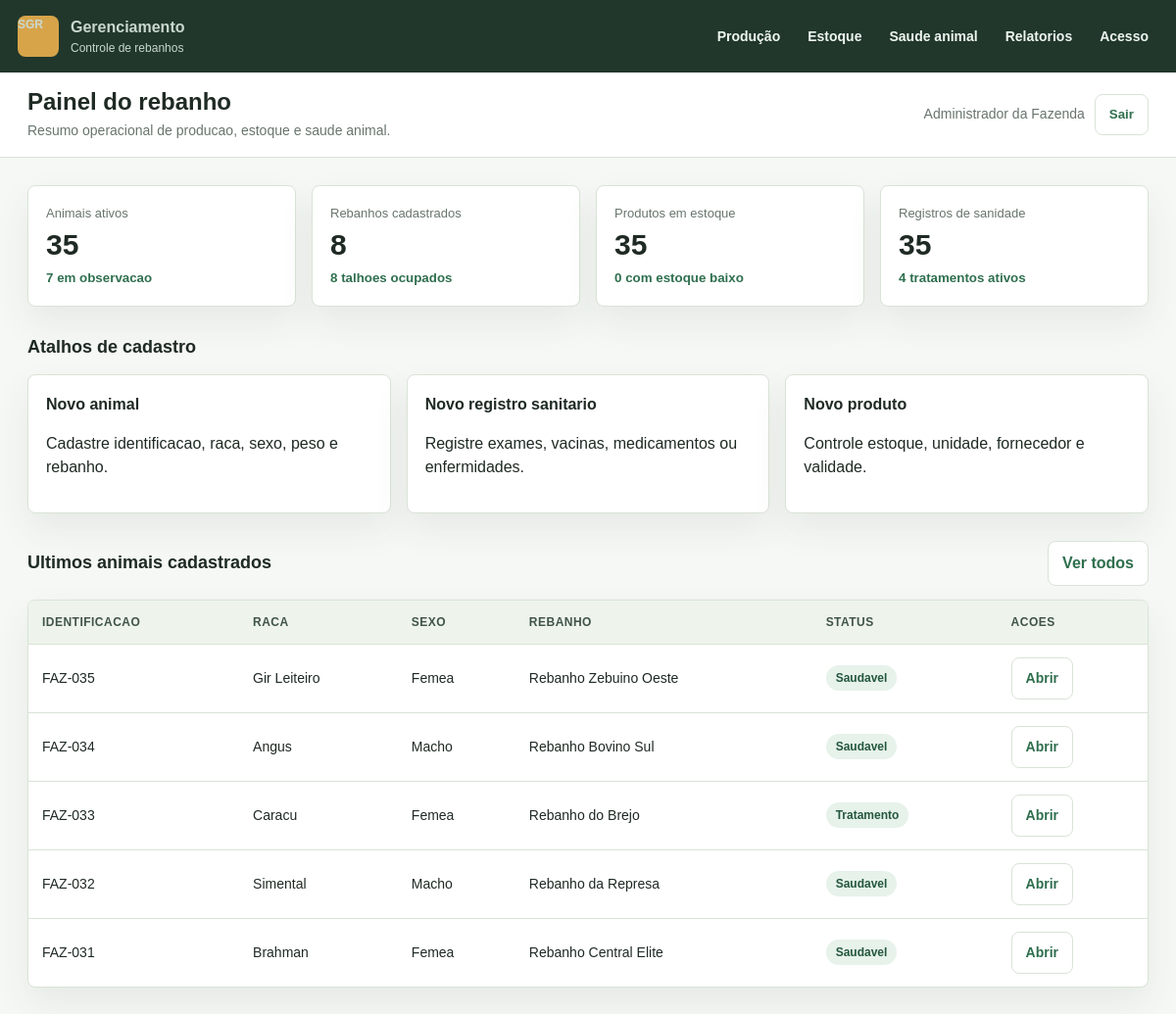
Screenshot of / (signed in) with the database file from the repository.
### rebanho/models.py (models this page shows, shortened)
class Usuario(AbstractUser):
    class TipoUsuario(models.TextChoices):
        ADMIN = 'ADMIN', 'Admin'
        USUARIO = 'USUARIO', 'Usuario'
    id_usuario = models.BigAutoField(primary_key=True)
    nome = models.CharField(max_length=150)
    email = models.EmailField(unique=True)
    tipo_usuario = models.CharField(
        max_length=20,
        choices=TipoUsuario.choices,
        default=TipoUsuario.USUARIO,
    )
    permissao = models.TextField(blank=True)
    data_cadastro = models.DateTimeField(auto_now_add=True)
    REQUIRED_FIELDS = ['nome', 'email']
    class Meta:
        verbose_name = 'Usuario'
        verbose_name_plural = 'Usuarios'
        ordering = ['nome']

class RegistroBase(models.Model):
    data_cadastro = models.DateTimeField(auto_now_add=True)
    ativo = models.BooleanField(default=True)
    class Meta:
        abstract = True

class Animal(RegistroBase):
    class Sexo(models.TextChoices):
        MACHO = 'Macho', 'Macho'
        FEMEA = 'Femea', 'Femea'
    class StatusSaude(models.TextChoices):
        SAUDAVEL = 'Saudavel', 'Saudavel'
        OBSERVACAO = 'Observacao', 'Observacao'
        TRATAMENTO = 'Tratamento', 'Tratamento'
        CRITICO = 'Critico', 'Critico'
    id_animal = models.BigAutoField(primary_key=True)
    rebanho = models.ForeignKey(
        Rebanho,
        on_delete=models.PROTECT,
        related_name='animais',
    )
    identificacao = models.CharField(max_length=80, unique=True)
    raca = models.CharField(max_length=80)
    sexo = models.CharField(max_length=10, choices=Sexo.choices)
    peso = models.DecimalField(max_digits=10, decimal_places=2, default=0)
    data_nascimento = models.DateField(null=True, blank=True)
    status_saude = models.CharField(
        max_length=30,
        choices=StatusSaude.choices,
        default=StatusSaude.SAUDAVEL,
    )
    observacoes = models.TextField(blank=True)
    class Meta:
        verbose_name = 'Animal'
        verbose_name_plural = 'Animais'
        ordering = ['identificacao']

class Rebanho(RegistroBase):
    id_rebanho = models.BigAutoField(primary_key=True)
    talhao = models.OneToOneField(
        Talhao,
        on_delete=models.PROTECT,
        related_name='rebanho',
    )
    nome = models.CharField(max_length=120)
    tipo_criacao = models.CharField(max_length=80)
    observacoes = models.TextField(blank=True)
    class Meta:
        verbose_name = 'Rebanho'
        verbose_name_plural = 'Rebanhos'
        ordering = ['nome']

### rebanho/views.py (the view)
# urls.py: path('', views.DashboardView.as_view(), name='dashboard'),
class DashboardView(LoginRequiredMixin, TemplateView):
    template_name = 'rebanho/dashboard.html'
    def get_context_data(self, **kwargs):
        context = super().get_context_data(**kwargs)
        context.update({
            'total_animais': Animal.objects.filter(ativo=True).count(),
            'animais_em_observacao': Animal.objects.filter(status_saude__in=['Observacao', 'Tratamento', 'Critico']).count(),
            'total_rebanhos': Rebanho.objects.filter(ativo=True).count(),
            'total_talhoes': Talhao.objects.filter(ativo=True).count(),
            'total_produtos': Produto.objects.filter(ativo=True).count(),
            'produtos_baixo_estoque': Produto.objects.filter(ativo=True, quantidade_estoque__lte=5).count(),
            'total_sanidades': Sanidade.objects.count(),
            'tratamentos_abertos': Sanidade.objects.filter(status_sanitario__in=['Em tratamento', 'Critico']).count(),
            'ultimos_animais': Animal.objects.select_related('rebanho').order_by('-data_cadastro')[:5],
        })
        return context

### templates/rebanho/dashboard.html (shortened to what this page needs)
{% extends "base.html" %}
{% block page_title %}Painel do rebanho{% endblock %}
{% block page_subtitle %}Resumo operacional de producao, estoque e saude animal.{% endblock %}
{% block content %}
  <section class="section">
    <div class="grid grid-4">
      <article class="card metric">
        <span>Animais ativos</span>
        <strong>{{ total_animais|default:"0" }}</strong>
        <small>{{ animais_em_observacao|default:"0" }} em observacao</small>
      </article>
      <article class="card metric">
        <span>Rebanhos cadastrados</span>
        <strong>{{ total_rebanhos|default:"0" }}</strong>
        <small>{{ total_talhoes|default:"0" }} talhoes ocupados</small>
      </article>
      <article class="card metric">
        <span>Produtos em estoque</span>
        <strong>{{ total_produtos|default:"0" }}</strong>
        <small>{{ produtos_baixo_estoque|default:"0" }} com estoque baixo</small>
      </article>
      <article class="card metric">
        <span>Registros de sanidade</span>
        <strong>{{ total_sanidades|default:"0" }}</strong>
        <small>{{ tratamentos_abertos|default:"0" }} tratamentos ativos</small>
      </article>
    </div>
  </section>
  <section class="section">
    <div class="section-header">
      <h2>Atalhos de cadastro</h2>
    </div>
    <div class="grid grid-3">
      <a class="card" href="{% url 'animal_criar' %}">
        <strong>Novo animal</strong>
        <p>Cadastre identificacao, raca, sexo, peso e rebanho.</p>
      </a>
      <a class="card" href="{% url 'sanidade_criar' %}">
        <strong>Novo registro sanitario</strong>
        <p>Registre exames, vacinas, medicamentos ou enfermidades.</p>
      </a>
      <a class="card" href="{% url 'produto_criar' %}">
        <strong>Novo produto</strong>
        <p>Controle estoque, unidade, fornecedor e validade.</p>
      </a>
    </div>
  </section>
  <section class="section">
    <div class="section-header">
      <h2>Ultimos animais cadastrados</h2>
      <a class="button secondary" href="{% url 'animal_lista' %}">Ver todos</a>
    </div>
    <div class="table-wrap">
      <table>
        <thead>
          <tr>
            <th>Identificacao</th>
            <th>Raca</th>
            <th>Sexo</th>
            <th>Rebanho</th>
            <th>Status</th>
            <th>Acoes</th>
          </tr>
        </thead>
        <tbody>
          {% for animal in ultimos_animais %}
            <tr>
              <td>{{ animal.identificacao }}</td>
              <td>{{ animal.raca }}</td>
              <td>{{ animal.sexo }}</td>
              <td>{{ animal.rebanho.nome }}</td>
              <td><span class="badge">{{ animal.status_saude }}</span></td>
              <td><a class="button secondary" href="{% url 'animal_detalhe' animal.id_animal %}">Abrir</a></td>
            </tr>
          {% empty %}
            <tr>
              <td colspan="6">
                <div class="empty-state">Nenhum animal cadastrado ainda.</div>
              </td>
            </tr>
          {% endfor %}
        </tbody>
      </table>
    </div>
  </section>
{% endblock %}

### templates/base.html (shortened to what this page needs)
<!DOCTYPE html>
<html lang="pt-br">
<head>
</head>
<body>
  <div class="app-shell">
    <aside class="sidebar">
      <a class="brand" href="{% url 'dashboard' %}">
        <span class="brand-mark">SGR</span>
        <span>
          <strong>Gerenciamento</strong>
          <span>Controle de rebanhos</span>
        </span>
      </a>
      <nav aria-label="Menu principal">
        <div class="menu-group">
          <button class="menu-group-trigger" type="button">Produção</button>
        </div>
        <div class="menu-group">
          <button class="menu-group-trigger" type="button">Estoque</button>
        </div>
        <div class="menu-group">
          <button class="menu-group-trigger" type="button">Saude animal</button>
        </div>
        <div class="menu-group">
          <button class="menu-group-trigger" type="button">Relatorios</button>
        </div>
        <div class="menu-group">
          <button class="menu-group-trigger" type="button">Acesso</button>
        </div>
      </nav>
    </aside>
    <main class="main">
      <header class="topbar">
        <div class="page-title">
          <h1>{% block page_title %}Painel{% endblock %}</h1>
          <p>{% block page_subtitle %}Acompanhe animais, estoque, alimentacao e sanidade.{% endblock %}</p>
        </div>
        <div class="user-menu">
          <span>{{ request.user.nome|default:request.user.username }}</span>
          <form method="post" action="{% url 'logout' %}">
            <button class="button secondary" type="submit">Sair</button>
          </form>
        </div>
      </header>
      <section class="content">
        {% block content %}{% endblock %}
      </section>
    </main>
  </div>
</body>
</html>

### templates/base.html (style rules this page uses)
:root { --bg: #f6f8f5; --surface: #ffffff; --surface-muted: #eef4ec; --text: #1f2a24; --muted: #68756d; --line: #d9e3d7; --primary: #2f6f4e; --primary-dark: #24573d; --accent: #b8792d; --danger: #b84a3d; --radius: 8px; --shadow: 0 16px 36px rgba(42, 61, 48, 0.08); }
* { box-sizing: border-box; }
body { margin: 0; background: var(--bg); color: var(--text); font-family: Arial, Helvetica, sans-serif; line-height: 1.5; }
a { color: inherit; text-decoration: none; }
.app-shell { min-height: 100vh; display: flex; flex-direction: column; }
.sidebar { background: #21372b; color: #f7fbf7; padding: 16px 18px; position: sticky; top: 0; z-index: 10; display: flex; align-items: center; justify-content: space-between; gap: 16px; flex-wrap: wrap; }
.brand { display: flex; align-items: center; gap: 12px; padding: 0; border-bottom: 0; margin: 0; }
.brand-mark { width: 42px; height: 42px; border-radius: var(--radius); background: #d7a44a; display: grid; place-items: center; color: #21372b; font-weight: 700; }
.brand strong { display: block; font-size: 16px; }
.brand span { display: block; color: #c9d8ce; font-size: 12px; }
nav[aria-label="Menu principal"] { display: flex; align-items: center; flex-wrap: wrap; gap: 8px; margin-left: auto; }
.menu-group { position: relative; }
.menu-group-trigger { border: 0; background: transparent; color: #eef6f0; display: inline-flex; align-items: center; gap: 8px; min-height: 36px; padding: 8px 10px; border-radius: var(--radius); cursor: pointer; font: inherit; font-size: 14px; font-weight: 700; }
.main { min-width: 0; }
.topbar { min-height: 72px; display: flex; align-items: center; justify-content: space-between; gap: 16px; padding: 16px 28px; background: var(--surface); border-bottom: 1px solid var(--line); }
.page-title h1 { margin: 0; font-size: 24px; line-height: 1.2; }
.page-title p { margin: 4px 0 0; color: var(--muted); font-size: 14px; }
.user-menu { display: flex; align-items: center; gap: 10px; white-space: nowrap; color: var(--muted); font-size: 14px; }
.content { padding: 28px; }
.section { margin-bottom: 28px; }
.section-header { display: flex; align-items: center; justify-content: space-between; gap: 16px; margin-bottom: 14px; }
.section-header h2 { margin: 0; font-size: 18px; }
.grid { display: grid; gap: 16px; }
.grid-4 { grid-template-columns: repeat(4, minmax(0, 1fr)); }
.grid-3 { grid-template-columns: repeat(3, minmax(0, 1fr)); }
.card { background: var(--surface); border: 1px solid var(--line); border-radius: var(--radius); box-shadow: var(--shadow); padding: 18px; }
.metric { display: grid; gap: 8px; min-height: 124px; }
.metric span { color: var(--muted); font-size: 13px; }
.metric strong { font-size: 30px; line-height: 1; }
.metric small { color: var(--primary); font-weight: 700; }
.button { display: inline-flex; align-items: center; justify-content: center; gap: 8px; min-height: 42px; border: 1px solid transparent; border-radius: var(--radius); padding: 10px 14px; background: var(--primary); color: #fff; font-weight: 700; cursor: pointer; }
.button.secondary { background: #fff; color: var(--primary); border-color: var(--line); }
.table-wrap { overflow-x: auto; background: var(--surface); border: 1px solid var(--line); border-radius: var(--radius); box-shadow: var(--shadow); }
table { width: 100%; border-collapse: collapse; min-width: 760px; }
th, td { padding: 13px 14px; border-bottom: 1px solid var(--line); text-align: left; vertical-align: middle; font-size: 14px; }
th { background: var(--surface-muted); color: #405349; font-size: 12px; text-transform: uppercase; letter-spacing: 0.04em; }
tr:last-child td { border-bottom: 0; }
.badge { display: inline-flex; align-items: center; min-height: 26px; border-radius: 999px; padding: 4px 10px; background: #e6f2ea; color: var(--primary-dark); font-size: 12px; font-weight: 700; }

### rows the page displays
Usuario: user.nome "Administrador da Fazenda"
Animal: identificacao "FAZ-035", raca "Gir Leiteiro", sexo "Femea", rebanho.nome "Rebanho Zebuino Oeste", status_saude "Saudavel"
Animal: identificacao "FAZ-034", raca "Angus", sexo "Macho", rebanho.nome "Rebanho Bovino Sul", status_saude "Saudavel"
Animal: identificacao "FAZ-033", raca "Caracu", sexo "Femea", rebanho.nome "Rebanho do Brejo", status_saude "Tratamento"
Animal: identificacao "FAZ-032", raca "Simental", sexo "Macho", rebanho.nome "Rebanho da Represa", status_saude "Saudavel"
Animal: identificacao "FAZ-031", raca "Brahman", sexo "Femea", rebanho.nome "Rebanho Central Elite", status_saude "Saudavel"

### other values shown
{{ total_animais|default:"0" }} "35"
{{ animais_em_observacao|default:"0" }} "7"
{{ total_rebanhos|default:"0" }} "8"
{{ total_talhoes|default:"0" }} "8"
{{ total_produtos|default:"0" }} "35"
{{ produtos_baixo_estoque|default:"0" }} "0"
{{ total_sanidades|default:"0" }} "35"
{{ tratamentos_abertos|default:"0" }} "4"
